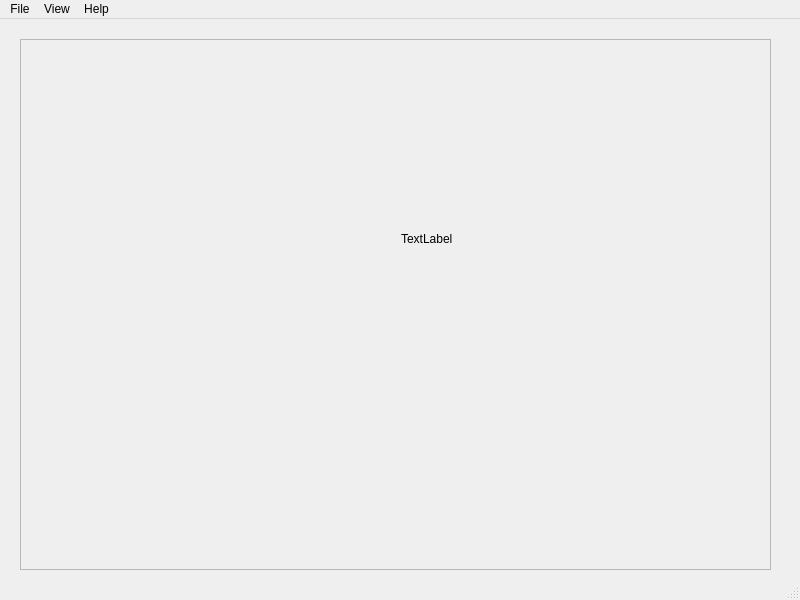
<?xml version="1.0" encoding="UTF-8"?>
<ui version="4.0">
 <class>ImageViewer</class>
 <widget class="QMainWindow" name="ImageViewer">
  <property name="geometry">
   <rect>
    <x>0</x>
    <y>0</y>
    <width>800</width>
    <height>600</height>
   </rect>
  </property>
  <property name="windowTitle">
   <string>MainWindow</string>
  </property>
  <widget class="QWidget" name="centralwidget">
   <widget class="QScrollArea" name="scrollArea">
    <property name="geometry">
     <rect>
      <x>20</x>
      <y>20</y>
      <width>751</width>
      <height>531</height>
     </rect>
    </property>
    <property name="widgetResizable">
     <bool>true</bool>
    </property>
    <widget class="QWidget" name="scrollAreaWidgetContents">
     <property name="geometry">
      <rect>
       <x>0</x>
       <y>0</y>
       <width>749</width>
       <height>529</height>
      </rect>
     </property>
     <widget class="QLabel" name="label">
      <property name="geometry">
       <rect>
        <x>380</x>
        <y>190</y>
        <width>67</width>
        <height>17</height>
       </rect>
      </property>
      <property name="text">
       <string>TextLabel</string>
      </property>
     </widget>
    </widget>
   </widget>
  </widget>
  <widget class="QMenuBar" name="menubar">
   <property name="geometry">
    <rect>
     <x>0</x>
     <y>0</y>
     <width>800</width>
     <height>22</height>
    </rect>
   </property>
   <widget class="QMenu" name="menuFile">
    <property name="title">
     <string>File</string>
    </property>
    <addaction name="actionOpen"/>
    <addaction name="actionPrint"/>
    <addaction name="actionExit"/>
   </widget>
   <widget class="QMenu" name="menuView">
    <property name="title">
     <string>View</string>
    </property>
    <addaction name="actionFit_to_Window"/>
    <addaction name="actionNormalSize"/>
    <addaction name="actionZoom_Out"/>
    <addaction name="actionZoomIn"/>
   </widget>
   <widget class="QMenu" name="menuHelp">
    <property name="title">
     <string>Help</string>
    </property>
    <addaction name="actionAbout"/>
    <addaction name="actionAbout_Qt"/>
   </widget>
   <addaction name="menuFile"/>
   <addaction name="menuView"/>
   <addaction name="menuHelp"/>
  </widget>
  <widget class="QStatusBar" name="statusbar"/>
  <action name="actionOpen">
   <property name="text">
    <string>Open</string>
   </property>
   <property name="shortcut">
    <string>Ctrl+O</string>
   </property>
  </action>
  <action name="actionPrint">
   <property name="checkable">
    <bool>false</bool>
   </property>
   <property name="enabled">
    <bool>false</bool>
   </property>
   <property name="text">
    <string>Print</string>
   </property>
   <property name="shortcut">
    <string>Ctrl+P</string>
   </property>
  </action>
  <action name="actionExit">
   <property name="text">
    <string>Exit</string>
   </property>
   <property name="shortcut">
    <string>Ctrl+Q</string>
   </property>
  </action>
  <action name="actionZoomIn">
   <property name="enabled">
    <bool>false</bool>
   </property>
   <property name="text">
    <string>ZoomIn</string>
   </property>
   <property name="shortcut">
    <string>Ctrl++</string>
   </property>
  </action>
  <action name="actionZoom_Out">
   <property name="enabled">
    <bool>false</bool>
   </property>
   <property name="text">
    <string>Zoom Out</string>
   </property>
   <property name="shortcut">
    <string>Ctrl+-</string>
   </property>
  </action>
  <action name="actionNormalSize">
   <property name="enabled">
    <bool>false</bool>
   </property>
   <property name="text">
    <string>NormalSize</string>
   </property>
   <property name="shortcut">
    <string>Ctrl+S</string>
   </property>
  </action>
  <action name="actionFit_to_Window">
   <property name="enabled">
    <bool>false</bool>
   </property>
   <property name="text">
    <string>Fit to Window</string>
   </property>
   <property name="shortcut">
    <string>Ctrl+F</string>
   </property>
  </action>
  <action name="actionAbout">
   <property name="text">
    <string>About</string>
   </property>
  </action>
  <action name="actionAbout_Qt">
   <property name="text">
    <string>About Qt</string>
   </property>
  </action>
 </widget>
 <resources/>
 <connections/>
</ui>
